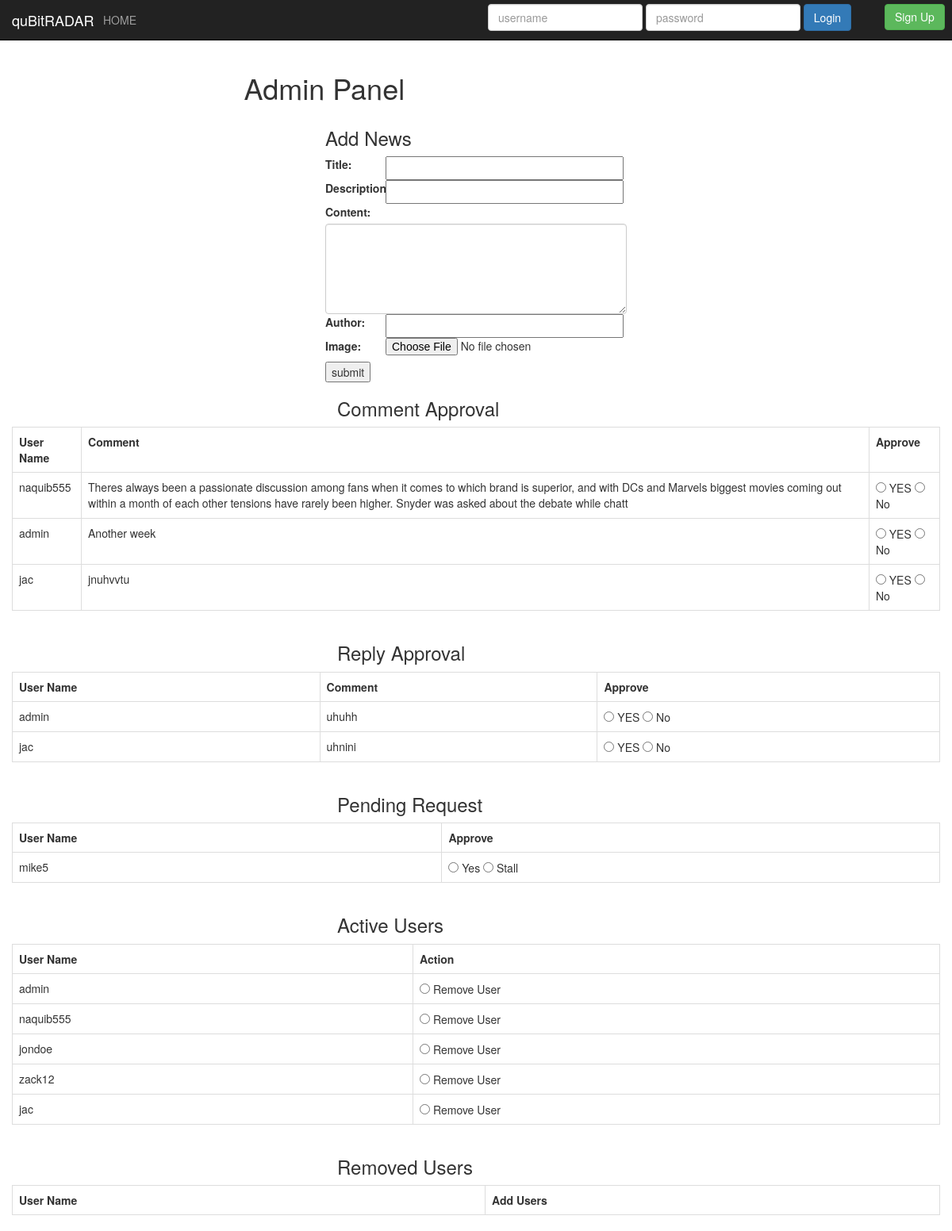
The app's page /adminPanel.php with its own data.
### tables this page shows
CREATE TABLE `comment` (
  `idforum` int(11) NOT NULL,
  `username` varchar(45) NOT NULL,
  `comment` varchar(255) NOT NULL,
  `info_news_id_news` int(11) NOT NULL,
  `iduser` int(11) NOT NULL,
  `approved` int(11) DEFAULT '0',
  `like` int(11) DEFAULT '0'
);

CREATE TABLE `reply` (
  `idreply` int(11) NOT NULL,
  `username` varchar(45) NOT NULL,
  `reply` varchar(255) NOT NULL,
  `iduser` int(11) NOT NULL,
  `comment_idforum` int(11) NOT NULL,
  `comment_info_news_id_news` int(11) NOT NULL,
  `approved` int(11) DEFAULT '0'
);

### adminPanel.php (the view, shortened to what this page needs)
<!DOCTYPE html>
<html>
<head>
	<link rel="stylesheet" type="text/css" href="css/bootstrap.css">
	<link rel="stylesheet" type="text/css" href="css/adminPanel.css">
	<link rel="stylesheet" type="text/css" href="css/index.css">
</head>
<body>
<?php include('navigation_bar.php');
?>
<div class="row">
	<div class="col-md-3"></div>
	<div class="col-md-6"><h1>Admin Panel</h1></div>
	<div class="col-md-3"></div>
</div>
<div class="row">
	<div class="col-md-4"></div>
	<div class="col-md-4">
		<h3>Add News</h3>
		<form action="news_entry.php" method="POST" enctype="multipart/form-data">
			<div class="form-input">
				<label>Title:</label>
				<input type="text" name="title" style="width:300px; height: 30px;"/>
				<label>Description:</label>
				<input type="text" name="description" style="width:300px; height: 30px;"/>
				<label>Content:</label>
				<textarea class="form-control" rows="5" name="content"></textarea>
				<label>Author:</label>
				<input type="text" name="author" style="width:300px; height: 30px;"/>
				<label>Image:</label>
				<input type="file" name="imagefile" id="imagefile" style="width:300px; height: 30px;"/>
				<input type="submit" name="submit" value="submit"></input>
			</div>
		</form>
	</div>
	<div class="col-md-4"></div>
</div>
<div class="container">
<?php
	$comment_query = mysqli_query($conn, "SELECT * FROM comment WHERE approved=0");
?>
	<div class="col-md-4"></div>
	<div class="col-md-4">
		<h3>Comment Approval</h3>
	</div>
	<div class="col-md-4"></div>
	<div class="row">
		<table class="table table-bordered">
  			<tr>
  				<th>User Name</th><th>Comment</th><th>Approve</th>
  			</tr>
  			<?php
  					while($data_comment = mysqli_fetch_array($comment_query)) {
  			?>
  						<tr>
  							<td><?php echo $data_comment['username']; ?></td>
  							<td><?php echo $data_comment['comment']; ?></td>
  							<td>
  								<form method="POST" action="commentApproval.php?id=<?php echo $data_comment['idforum']; ?>">
	  								<input type="radio" name="approve" value=1 onChange="this.form.submit()"> YES</input>
	  								<input type="radio" name="approve" value=0 onChange="this.form.submit()"> No</input>
	  							</form>
  							</td>
  						</tr>
  			<?php
  					}
  			?>
		</table>
	</div>
</div>
<div class="container">
<?php
	$reply_query = mysqli_query($conn, "SELECT * FROM reply WHERE approved=0");
?>
	<div class="col-md-4"></div>
	<div class="col-md-4">
		<h3>Reply Approval</h3>
	</div>
	<div class="col-md-4"></div>
	<div class="row">
		<table class="table table-bordered">
  			<tr>
  				<th>User Name</th><th>Comment</th><th>Approve</th>
  			</tr>
  			<?php
  					while($data_reply = mysqli_fetch_array($reply_query)) {
  			?>
  						<tr>
  							<td><?php echo $data_reply['username']; ?></td>
  							<td><?php echo $data_reply['reply']; ?></td>
  							<td>
  								<form method="POST" action="replyApproval.php?id=<?php echo $data_reply['idreply']; ?>">
	  								<input type="radio" name="approve" value=1 onChange="this.form.submit()"> YES</input>
	  								<input type="radio" name="approve" value=0 onChange="this.form.submit()"> No</input>
	  							</form>
  							</td>
  						</tr>
  			<?php
  					}
  			?>
		</table>
	</div>
</div>
<div class="container">
<?php
	$login_query = mysqli_query($conn, "SELECT * FROM login WHERE active=0");
?>
	<div class="col-md-4"></div>
	<div class="col-md-4">
		<h3>Pending Request</h3>
	</div>
	<div class="col-md-4"></div>
	<div class="row">
		<table class="table table-bordered">
  			<tr>
  				<th>User Name</th><th>Approve</th>
  			</tr>
  			<?php
  					while($data_login = mysqli_fetch_array($login_query)) {
  			?>
  						<tr>
  							<td><?php echo $data_login['username']; ?></td>
  							<td>
  								<form method="POST" action="userApproval.php?id=<?php echo $data_login['idlogin']; ?>">
	  								<input type="radio" name="approve" value=1 onChange="this.form.submit()"> Yes</input>
	  								<input type="radio" name="approve" value=0 onChange="this.form.submit()"> Stall</input>
	  							</form>
  							</td>
  						</tr>
  			<?php
  					}
  			?>
		</table>
	</div>
</div>
<div class="container">
<?php
	$login_query = mysqli_query($conn, "SELECT * FROM login WHERE active=1");
?>
	<div class="col-md-4"></div>
	<div class="col-md-4">
		<h3>Active Users</h3>
	</div>
	<div class="col-md-4"></div>
	<div class="row">
		<table class="table table-bordered">
  			<tr>
  				<th>User Name</th><th>Action</th>
  			</tr>
  			<?php
  					while($data_login = mysqli_fetch_array($login_query)) {
  			?>
  						<tr>
  							<td><?php echo $data_login['username']; ?></td>
  							<td>
  								<form method="POST" action="userApproval.php?id=<?php echo $data_login['idlogin']; ?>">
	  								<input type="radio" name="approve" value=2 onChange="this.form.submit()"> Remove User</input>
	  							</form>
  							</td>
  						</tr>
  			<?php
  					}
  			?>
		</table>
	</div>
</div>
<div class="container">
	<div class="col-md-4"></div>
	<div class="col-md-4">
		<h3>Removed Users</h3>
	</div>
	<div class="col-md-4"></div>
	<div class="row">
		<table class="table table-bordered">
  			<tr>
  				<th>User Name</th><th>Add Users</th>
  			</tr>
		</table>
	</div>
</div>
</body>
</html>

### css/adminPanel.css (style rules this page uses)
.form-input label { float: left; width: 20%; }
.form-input input { display: inline; }

### records on screen
comment: username "naquib555", comment "Theres always been a passionate discussion among fans when it comes to which brand is superior, and with DCs and Marvels biggest movies coming out within a month of each other tensions have rarely been higher. Snyder was asked about the debate while chatt"
comment: username "admin", comment "Another week"
comment: username "jac", comment "jnuhvvtu"
reply: username "admin", reply "uhuhh"
reply: username "jac", reply "uhnini"

### other values on screen
$data_login['username'] "mike5"
$data_login['username'] "admin"
$data_login['username'] "naquib555"
$data_login['username'] "jondoe"
$data_login['username'] "zack12"
$data_login['username'] "jac"
